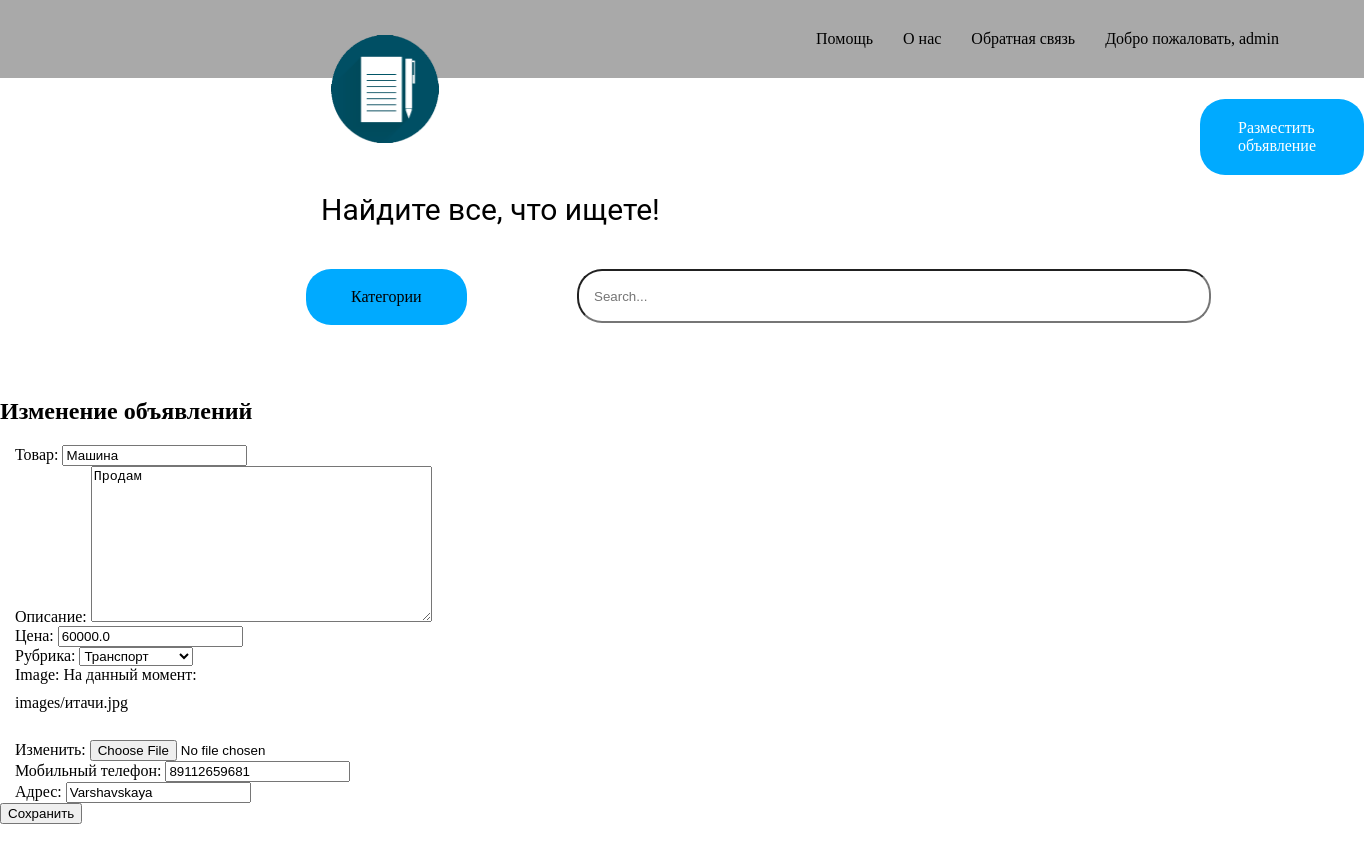
Page /update/10 (signed in) on the committed database.
### bboard/models.py (models this page shows, shortened)
class CustomUser(AbstractUser):
    username = models.CharField(max_length=50, verbose_name='Никнейм', unique=True, db_index = True)
    first_name = models.CharField(max_length=30, verbose_name='Имя')
    last_name = models.CharField(max_length=30, verbose_name='Фамилия')
    password1 = models.CharField(max_length=30, verbose_name='Пароль_1')
    password2 = models.CharField(max_length=30, verbose_name='Пароль_2')
    is_active = models.BooleanField(default = True, verbose_name='Онлайн')
    USERNAME_FIELD = "username"
    class Meta:
        verbose_name_plural="Пользователи"
        verbose_name='Пользователь'
        ordering=['username']

class Bb(models.Model):
    title=models.CharField(verbose_name='Товар', max_length=250, null= False, blank = False, default = '', )
    content=models.TextField(verbose_name='Описание', null = False, blank = False, default='', )
    price = models.FloatField(verbose_name='Цена', null=False, blank = False, default=0)
    published = models.DateTimeField(auto_now_add = True, verbose_name='Опубликовано', db_index = True)
    rubric = models.ForeignKey('Rubric', verbose_name='Рубрика', null=True, blank = False, on_delete=models.PROTECT)
    author = models.CharField(max_length=30, verbose_name = "Автор", null=True)
    image = models.ImageField(upload_to='images', editable=True, null = True, blank=False)
    phone = models.CharField(verbose_name="Мобильный телефон" ,max_length=20, null=True, blank=False)
    place = models.CharField(verbose_name="Адрес", max_length=80, null=True, blank=False)
    class Meta:
        verbose_name_plural="Объявления"
        verbose_name="Объявление"
        ordering=['-published']

### bboard/views.py (the view)
# urls.py: path('update/<int:pk>', BbEditView.as_view(), name="update"),
class BbEditView(UpdateView):
    model = Bb
    success_url = '/'
    template_name = 'bboard/bb_update.html'
    form_class = BbForm
    def get_context_data(self, *args, **kwargs):
        context = super().get_context_data(*args, **kwargs)
        context['rubrics'] = Rubric.objects.all()
        return context

### bboard/forms.py
class BbForm(ModelForm):
    class Meta:
        model = Bb
        fields = ['title', 'content', 'price', 'rubric', 'image', 'phone', 'author', 'place']
        widgets = {'author': forms.HiddenInput()}

### bboard/models.py (called while the page is built)
    def __str__(self):
        return self.name

### bboard/templates/bboard/bb_update.html (shortened to what this page needs)
{% extends 'layout/basic.html' %}
{% block content %}
<h2>Изменение объявлений</h2>
{% if  user.username == bb.author %}
<form method="post" enctype="multipart/form-data">
    {{ form.as_p }}
    <input type="submit" value="Сохранить">
</form>
{% else %}
<p>У вас нет прав для редактирования этой записи</p>
{% endif %}
{% endblock content %}

### bboard/templates/layout/basic.html (shortened to what this page needs)
{% load static %}
<!DOCTYPE html>
<html style="overflow: overlay;">
    <head>
        <link rel="stylesheet" type="text/css" href="{% static 'bboard/css/basic.css' %}">
    </head>
    <body>
        <header>
            <nav>
                <a href="{% url 'main' %}"><img src="{% static 'bboard/img/icon.png' %}" class="nav__icon"></a>
                <a href="#">Помощь</a>
                <a href="#">О нас</a>
                <a href="#">Обратная связь</a>
                {% if user.is_authenticated %}
                    <p>Добро пожаловать, <a style="display: inline; margin:0" href="{% url 'profile' %}">{{ user.username }}</a></p>
                {% else %}
                    <a href="{% url 'login' %}">Вход</a>
                    <a href="{% url 'registration' %}">Регистрация</a>
                {% endif %}
            </nav>
            <a class="header__add-button" href="{% url 'add' %}">Разместить объявление</a>
            <p class="header__slogan">Найдите все, что ищете!</p>
            <div class="header__categories">
                <div class="header__categories__button"><a href="#">Категории</a></div>
                <div class="header__categories__list">
                </div>
            </div>
            <div class="header__search">
                <form action="{% url 'search_results' %}" method="get">
                    <input class="header__search__inner" name="q" type="text" placeholder="Search...">
                  </form>
            </div>
        </header>
        <article>
            {% block content %}
            {% endblock content %}
        </article>
        <footer></footer>
    </body>
</html>

### bboard/static/bboard/css/basic.css (style rules this page uses)
a { color:black; display: block; margin: 10px 0px; text-decoration:none; }
nav { background-color: darkgray; align-items: center; display: flex; justify-content: flex-end; padding:30px 70px 30px 0; }
nav a,p { margin:0 15px 0; }
.nav__icon { position:absolute; height: 108px; left:331px; top:35px; width: 108px; }
.header__add-button { position: absolute; color:white; padding:20px 38px; left: 1200px; top: 89px; background: #00AAFF; border-radius: 25px; }
.header__slogan { position: absolute; left: 306px; top: 189px; font-family: Roboto; font-style: normal; font-weight: normal; font-size: 30px; line-height: 42px; }
.header__categories { z-index:20; -webkit-transition: 0.5s ease-in-out; -moz-transition: 0.5s ease-in-out; -o-transition: 0.5s ease-in-out; transition: 0.5s ease-in-out; border-radius: 25px; position: absolute; left: 306px; top: 269px; display:table; }
.header__categories__button { padding:9px 45px; background: #00AAFF; border-radius: 25px; }
.header__search { height:300px; }
.header__search__inner { position: absolute; width: 600px; height: 50px; left: 577px; top: 269px; outline:none; padding:0 15px; border-radius: 25px; }
body { margin:0px; }
footer { min-height:120px; }

### rows in the picture
CustomUser: username "admin"
Bb: title "Машина", content "Продам", price "60000.0", rubric "Транспорт", phone "89112659681", place "Varshavskaya"
